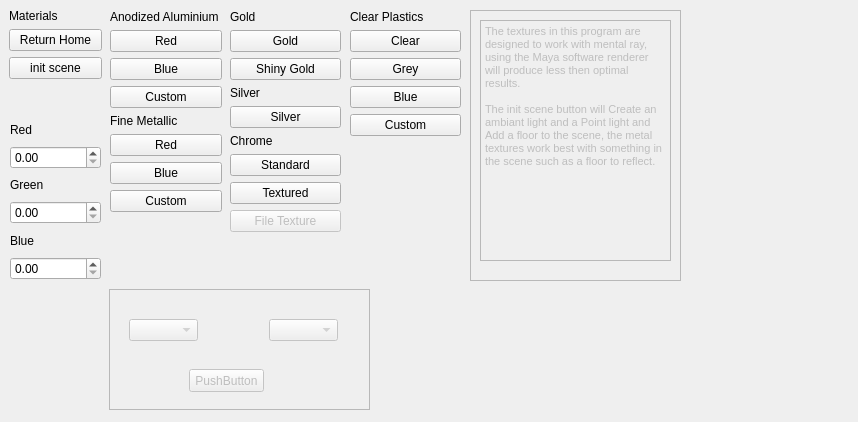
<?xml version="1.0" encoding="UTF-8"?>
<ui version="4.0">
 <class>Form</class>
 <widget class="QWidget" name="Form">
  <property name="geometry">
   <rect>
    <x>0</x>
    <y>0</y>
    <width>858</width>
    <height>422</height>
   </rect>
  </property>
  <property name="windowTitle">
   <string>Form</string>
  </property>
  <widget class="QWidget" name="controlsBox" native="true">
   <property name="geometry">
    <rect>
     <x>9</x>
     <y>9</y>
     <width>93</width>
     <height>106</height>
    </rect>
   </property>
   <layout class="QVBoxLayout" name="verticalLayout">
    <item>
     <widget class="QLabel" name="label">
      <property name="text">
       <string>Materials</string>
      </property>
     </widget>
    </item>
    <item>
     <widget class="QPushButton" name="homeBtn">
      <property name="text">
       <string>Return Home</string>
      </property>
     </widget>
    </item>
    <item>
     <widget class="QPushButton" name="initSceneBtn">
      <property name="text">
       <string>init scene</string>
      </property>
     </widget>
    </item>
    <item>
     <spacer name="verticalSpacer">
      <property name="orientation">
       <enum>Qt::Vertical</enum>
      </property>
      <property name="sizeHint" stdset="0">
       <size>
        <width>20</width>
        <height>40</height>
       </size>
      </property>
     </spacer>
    </item>
   </layout>
  </widget>
  <widget class="QWidget" name="widget" native="true">
   <property name="geometry">
    <rect>
     <x>110</x>
     <y>10</y>
     <width>112</width>
     <height>271</height>
    </rect>
   </property>
   <layout class="QVBoxLayout" name="verticalLayout_3">
    <item>
     <widget class="QLabel" name="label_2">
      <property name="text">
       <string>Anodized Aluminium</string>
      </property>
     </widget>
    </item>
    <item>
     <widget class="QPushButton" name="redAABtn">
      <property name="text">
       <string>Red</string>
      </property>
     </widget>
    </item>
    <item>
     <widget class="QPushButton" name="blueAABtn">
      <property name="text">
       <string>Blue</string>
      </property>
     </widget>
    </item>
    <item>
     <widget class="QPushButton" name="customAABtn">
      <property name="enabled">
       <bool>true</bool>
      </property>
      <property name="text">
       <string>Custom</string>
      </property>
     </widget>
    </item>
    <item>
     <widget class="QLabel" name="label_6">
      <property name="text">
       <string>Fine Metallic</string>
      </property>
     </widget>
    </item>
    <item>
     <widget class="QPushButton" name="redFMBtn">
      <property name="text">
       <string>Red</string>
      </property>
     </widget>
    </item>
    <item>
     <widget class="QPushButton" name="blueFMBtn">
      <property name="text">
       <string>Blue</string>
      </property>
     </widget>
    </item>
    <item>
     <widget class="QPushButton" name="customFMBtn">
      <property name="enabled">
       <bool>true</bool>
      </property>
      <property name="text">
       <string>Custom</string>
      </property>
     </widget>
    </item>
    <item>
     <spacer name="verticalSpacer_2">
      <property name="orientation">
       <enum>Qt::Vertical</enum>
      </property>
      <property name="sizeHint" stdset="0">
       <size>
        <width>20</width>
        <height>40</height>
       </size>
      </property>
     </spacer>
    </item>
   </layout>
  </widget>
  <widget class="QWidget" name="widget_3" native="true">
   <property name="geometry">
    <rect>
     <x>350</x>
     <y>10</y>
     <width>111</width>
     <height>271</height>
    </rect>
   </property>
   <layout class="QVBoxLayout" name="verticalLayout_5">
    <item>
     <widget class="QLabel" name="label_7">
      <property name="text">
       <string>Clear Plastics</string>
      </property>
     </widget>
    </item>
    <item>
     <widget class="QPushButton" name="plasticBtn">
      <property name="text">
       <string>Clear</string>
      </property>
     </widget>
    </item>
    <item>
     <widget class="QPushButton" name="greyPlasticBtn">
      <property name="text">
       <string>Grey</string>
      </property>
     </widget>
    </item>
    <item>
     <widget class="QPushButton" name="bluePlasticBtn">
      <property name="text">
       <string>Blue</string>
      </property>
     </widget>
    </item>
    <item>
     <widget class="QPushButton" name="customPlasticBtn">
      <property name="enabled">
       <bool>true</bool>
      </property>
      <property name="text">
       <string>Custom</string>
      </property>
     </widget>
    </item>
    <item>
     <spacer name="verticalSpacer_4">
      <property name="orientation">
       <enum>Qt::Vertical</enum>
      </property>
      <property name="sizeHint" stdset="0">
       <size>
        <width>20</width>
        <height>115</height>
       </size>
      </property>
     </spacer>
    </item>
   </layout>
  </widget>
  <widget class="QWidget" name="widget_2" native="true">
   <property name="geometry">
    <rect>
     <x>10</x>
     <y>119</y>
     <width>91</width>
     <height>161</height>
    </rect>
   </property>
   <layout class="QGridLayout" name="gridLayout">
    <item row="0" column="0">
     <widget class="QLabel" name="label_3">
      <property name="text">
       <string>Red</string>
      </property>
     </widget>
    </item>
    <item row="1" column="0">
     <widget class="QDoubleSpinBox" name="redSpin">
      <property name="maximum">
       <double>1.000000000000000</double>
      </property>
      <property name="singleStep">
       <double>0.010000000000000</double>
      </property>
     </widget>
    </item>
    <item row="2" column="0">
     <widget class="QLabel" name="label_4">
      <property name="text">
       <string>Green</string>
      </property>
     </widget>
    </item>
    <item row="3" column="0">
     <widget class="QDoubleSpinBox" name="greenSpin">
      <property name="maximum">
       <double>1.000000000000000</double>
      </property>
      <property name="singleStep">
       <double>0.010000000000000</double>
      </property>
     </widget>
    </item>
    <item row="4" column="0">
     <widget class="QLabel" name="label_5">
      <property name="text">
       <string>Blue</string>
      </property>
     </widget>
    </item>
    <item row="5" column="0">
     <widget class="QDoubleSpinBox" name="blueSpin">
      <property name="maximum">
       <double>1.000000000000000</double>
      </property>
      <property name="singleStep">
       <double>0.010000000000000</double>
      </property>
     </widget>
    </item>
   </layout>
  </widget>
  <widget class="QWidget" name="widget_5" native="true">
   <property name="geometry">
    <rect>
     <x>230</x>
     <y>10</y>
     <width>111</width>
     <height>271</height>
    </rect>
   </property>
   <layout class="QVBoxLayout" name="verticalLayout_4">
    <item>
     <widget class="QLabel" name="label_9">
      <property name="text">
       <string>Gold</string>
      </property>
     </widget>
    </item>
    <item>
     <widget class="QPushButton" name="goldBtn">
      <property name="enabled">
       <bool>true</bool>
      </property>
      <property name="text">
       <string>Gold</string>
      </property>
     </widget>
    </item>
    <item>
     <widget class="QPushButton" name="shinyGoldBtn">
      <property name="text">
       <string>Shiny Gold</string>
      </property>
     </widget>
    </item>
    <item>
     <widget class="QLabel" name="label_10">
      <property name="text">
       <string>Silver</string>
      </property>
     </widget>
    </item>
    <item>
     <widget class="QPushButton" name="silverBtn">
      <property name="enabled">
       <bool>true</bool>
      </property>
      <property name="text">
       <string>Silver</string>
      </property>
     </widget>
    </item>
    <item>
     <widget class="QLabel" name="label_8">
      <property name="text">
       <string>Chrome</string>
      </property>
     </widget>
    </item>
    <item>
     <widget class="QPushButton" name="chromeSBtn">
      <property name="text">
       <string>Standard</string>
      </property>
     </widget>
    </item>
    <item>
     <widget class="QPushButton" name="chromeTBtn">
      <property name="text">
       <string>Textured</string>
      </property>
     </widget>
    </item>
    <item>
     <widget class="QPushButton" name="chromeTFBtn">
      <property name="enabled">
       <bool>false</bool>
      </property>
      <property name="text">
       <string>File Texture</string>
      </property>
     </widget>
    </item>
    <item>
     <spacer name="verticalSpacer_3">
      <property name="orientation">
       <enum>Qt::Vertical</enum>
      </property>
      <property name="sizeHint" stdset="0">
       <size>
        <width>20</width>
        <height>19</height>
       </size>
      </property>
     </spacer>
    </item>
   </layout>
  </widget>
  <widget class="QFrame" name="frame">
   <property name="geometry">
    <rect>
     <x>109</x>
     <y>289</y>
     <width>261</width>
     <height>121</height>
    </rect>
   </property>
   <property name="frameShape">
    <enum>QFrame::StyledPanel</enum>
   </property>
   <property name="frameShadow">
    <enum>QFrame::Raised</enum>
   </property>
   <widget class="QComboBox" name="comboBox">
    <property name="enabled">
     <bool>false</bool>
    </property>
    <property name="geometry">
     <rect>
      <x>20</x>
      <y>30</y>
      <width>69</width>
      <height>22</height>
     </rect>
    </property>
   </widget>
   <widget class="QComboBox" name="comboBox_2">
    <property name="enabled">
     <bool>false</bool>
    </property>
    <property name="geometry">
     <rect>
      <x>160</x>
      <y>30</y>
      <width>69</width>
      <height>22</height>
     </rect>
    </property>
   </widget>
   <widget class="QPushButton" name="pushButton_23">
    <property name="enabled">
     <bool>false</bool>
    </property>
    <property name="geometry">
     <rect>
      <x>80</x>
      <y>80</y>
      <width>75</width>
      <height>23</height>
     </rect>
    </property>
    <property name="text">
     <string>PushButton</string>
    </property>
   </widget>
  </widget>
  <widget class="QFrame" name="frame_2">
   <property name="geometry">
    <rect>
     <x>470</x>
     <y>10</y>
     <width>211</width>
     <height>271</height>
    </rect>
   </property>
   <property name="frameShape">
    <enum>QFrame::StyledPanel</enum>
   </property>
   <property name="frameShadow">
    <enum>QFrame::Raised</enum>
   </property>
   <widget class="QTextEdit" name="textEdit">
    <property name="enabled">
     <bool>false</bool>
    </property>
    <property name="geometry">
     <rect>
      <x>10</x>
      <y>10</y>
      <width>191</width>
      <height>241</height>
     </rect>
    </property>
    <property name="html">
     <string>&lt;!DOCTYPE HTML PUBLIC &quot;-//W3C//DTD HTML 4.0//EN&quot; &quot;http://www.w3.org/TR/REC-html40/strict.dtd&quot;&gt;
&lt;html&gt;&lt;head&gt;&lt;meta name=&quot;qrichtext&quot; content=&quot;1&quot; /&gt;&lt;style type=&quot;text/css&quot;&gt;
p, li { white-space: pre-wrap; }
&lt;/style&gt;&lt;/head&gt;&lt;body style=&quot; font-family:'MS Shell Dlg 2'; font-size:8.25pt; font-weight:400; font-style:normal;&quot;&gt;
&lt;p style=&quot; margin-top:0px; margin-bottom:0px; margin-left:0px; margin-right:0px; -qt-block-indent:0; text-indent:0px;&quot;&gt;&lt;span style=&quot; font-size:8pt;&quot;&gt;The textures in this program are designed to work with mental ray, using the Maya software renderer will produce less then optimal results.&lt;/span&gt;&lt;/p&gt;
&lt;p style=&quot;-qt-paragraph-type:empty; margin-top:0px; margin-bottom:0px; margin-left:0px; margin-right:0px; -qt-block-indent:0; text-indent:0px; font-size:8pt;&quot;&gt;&lt;br /&gt;&lt;/p&gt;
&lt;p style=&quot; margin-top:0px; margin-bottom:0px; margin-left:0px; margin-right:0px; -qt-block-indent:0; text-indent:0px;&quot;&gt;&lt;span style=&quot; font-size:8pt;&quot;&gt;The init scene button will Create an ambiant light and a Point light and Add a floor to the scene, the metal textures work best with something in the scene such as a floor to reflect.&lt;/span&gt;&lt;/p&gt;
&lt;p style=&quot;-qt-paragraph-type:empty; margin-top:0px; margin-bottom:0px; margin-left:0px; margin-right:0px; -qt-block-indent:0; text-indent:0px; font-size:8pt;&quot;&gt;&lt;br /&gt;&lt;/p&gt;
&lt;p style=&quot;-qt-paragraph-type:empty; margin-top:0px; margin-bottom:0px; margin-left:0px; margin-right:0px; -qt-block-indent:0; text-indent:0px; font-size:8pt;&quot;&gt;&lt;br /&gt;&lt;/p&gt;&lt;/body&gt;&lt;/html&gt;</string>
    </property>
   </widget>
  </widget>
 </widget>
 <resources/>
 <connections/>
</ui>
